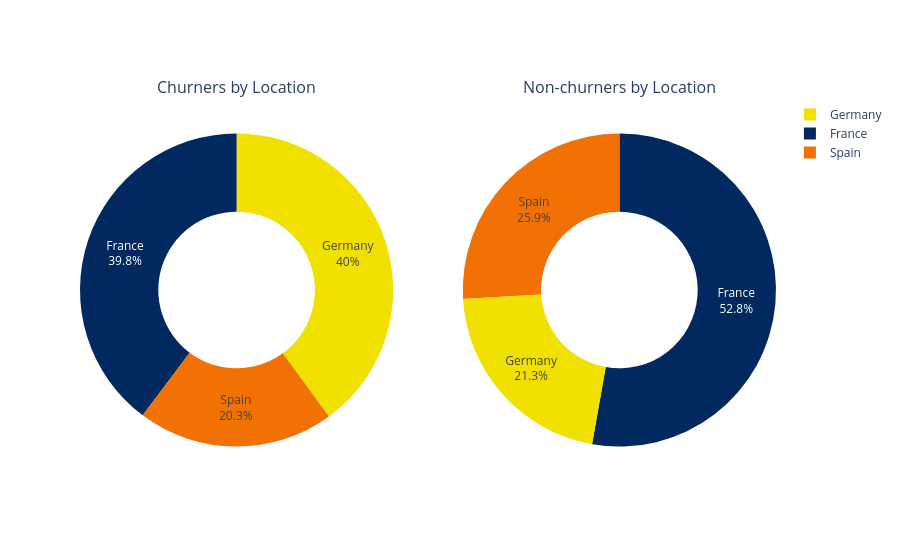

Source (notebook cell):
### Code cell
# Non-Churners Pie Chart
fig.add_trace(
    go.Pie(
        labels=nonchurners_count['Geography'],
        values=nonchurners_count['Count'],
        textinfo='label+percent',
        name='Non-Churners Geographical Locations',
        marker_colors=nonchurners_count['Color'],
        hole=0.5
    ), 1, 2
)

### Figure 1 — Plotly figure (JSON) as saved in the notebook; plotly's stock layout.template omitted (floating-point values rounded to 4 significant figures)
{"data": [{"domain": {"x": [0, 0.45], "y": [0, 1]}, "hole": 0.5, "labels": ["Germany", "France", "Spain"], "marker": {"colors": ["#F0E100", "#01295F", "#F17105"]}, "name": "Churners Geographical Locations", "textinfo": "label+percent", "type": "pie", "values": [814, 810, 413]}, {"domain": {"x": [0.55, 1], "y": [0, 1]}, "hole": 0.5, "labels": ["France", "Spain", "Germany"], "marker": {"colors": ["#01295F", "#F17105", "#F0E100"]}, "name": "Non-Churners Geographical Locations", "textinfo": "label+percent", "type": "pie", "values": [4204, 2064, 1695]}], "layout": {"annotations": [{"font": {"size": 16}, "showarrow": false, "text": "Churners by Location", "x": 0.225, "xanchor": "center", "xref": "paper", "y": 1, "yanchor": "bottom", "yref": "paper"}, {"font": {"size": 16}, "showarrow": false, "text": "Non-churners by Location", "x": 0.775, "xanchor": "center", "xref": "paper", "y": 1, "yanchor": "bottom", "yref": "paper"}]}}
